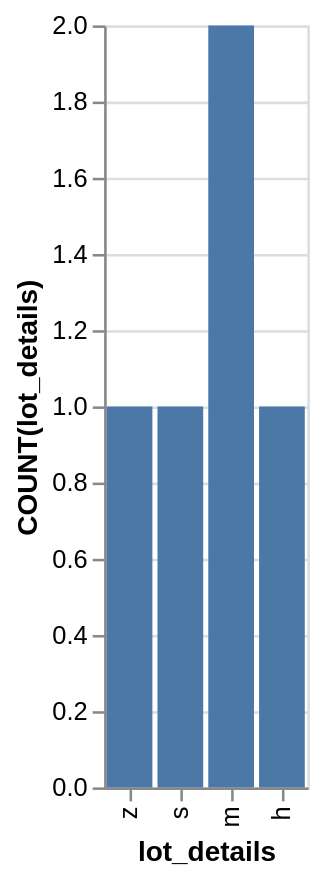

The Vega-Lite source for this figure:
### Vega-Lite specification from a JSON file in a GitHub repository (floating-point values rounded to 4 significant figures)
{"data": {"values": [{"x_data": "z", "y_data": 1}, {"x_data": "s", "y_data": 1}, {"x_data": "m", "y_data": 2}, {"x_data": "h", "y_data": 1}]}, "mark": "bar", "encoding": {"x": {"field": "x_data", "type": "nominal", "title": "lot_details", "sort": "descending"}, "y": {"field": "y_data", "type": "quantitative", "title": "COUNT(lot_details)"}}}
